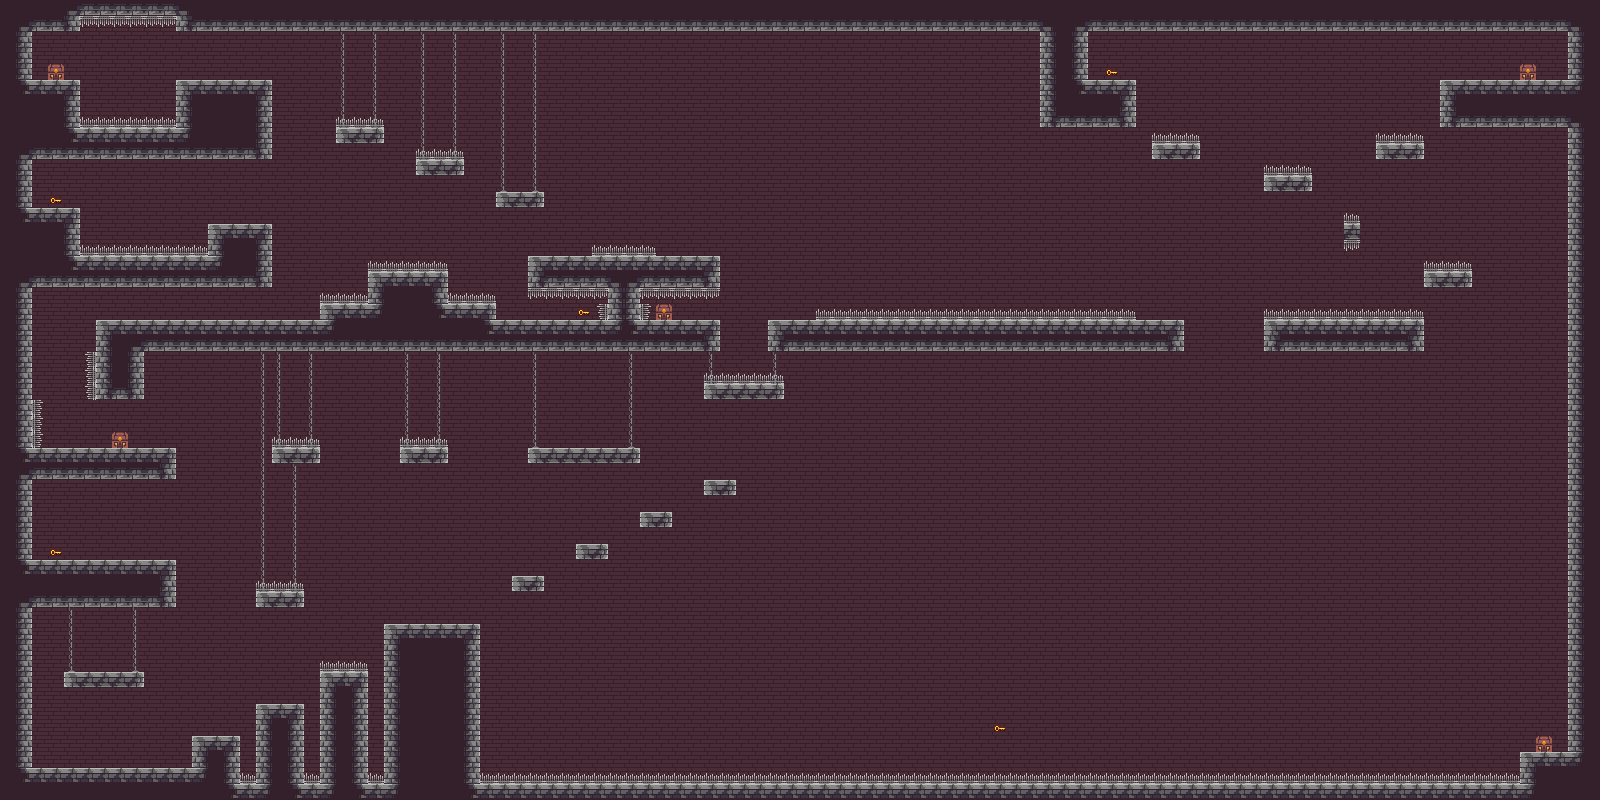

The image is a tile-based game level rendered from a .tmx file. Its description and source (layers, tilesets, objects; grid data summarised) follow:
An orthogonal 100x50 tile map with 16x16 px tiles, 3 tile layers (Background, Graphics, Chains) and 107 objects.

<map version="1.5" tiledversion="1.7.2" orientation="orthogonal" renderorder="right-down" width="100" height="50" tilewidth="16" tileheight="16" infinite="0" nextlayerid="11" nextobjectid="190">
 <tileset firstgid="1" source="tileset.tsx" />
 <layer id="1" name="Background" width="100" height="50">
  <data>[5000 cells, 5000 non-empty, 1 distinct tile ids]</data>
 </layer>
 <layer id="2" name="Graphics" width="100" height="50">
  <data>[5000 cells, 1265 non-empty, 27 distinct tile ids]</data>
 </layer>
 <objectgroup id="3" name="Ground">
  <object id="20" x="0" y="768" width="240" height="32" />
  <object id="21" x="192" y="736" width="48" height="32" />
  <object id="22" x="256" y="704" width="48" height="95.6667" />
  <object id="23" x="320" y="672" width="48" height="128" />
  <object id="24" x="384" y="624" width="96" height="176.333" />
  <object id="25" x="32" y="560" width="144" height="48" />
  <object id="26" x="0" y="0" width="32" height="768" />
  <object id="27" x="64" y="672" width="80" height="16" />
  <object id="32" x="256" y="592" width="48" height="16" />
  <object id="53" x="640" y="512" width="32" height="16" />
  <object id="54" x="576" y="544" width="32" height="16" />
  <object id="55" x="512" y="576" width="32" height="16" />
  <object id="56" x="272" y="448" width="48" height="16" />
  <object id="59" x="528" y="448" width="112" height="16" />
  <object id="60" x="400" y="448" width="48" height="16" />
  <object id="63" x="704" y="480" width="32" height="16" />
  <object id="65" x="32" y="80" width="48" height="80" />
  <object id="66" x="176" y="80" width="96" height="79.6667" />
  <object id="67" x="80" y="128" width="96" height="32" />
  <object id="85" x="32" y="0" width="48" height="32" />
  <object id="86" x="80" y="0" width="96" height="16" />
  <object id="87" x="176" y="0" width="1424" height="32" />
  <object id="93" x="32" y="208" width="48" height="80" />
  <object id="94" x="80" y="256" width="128" height="32" />
  <object id="95" x="208" y="224" width="64" height="64" />
  <object id="99" x="32" y="448" width="144" height="32" />
  <object id="116" x="96" y="320" width="624" height="32" />
  <object id="117" x="96" y="352" width="48" height="48" />
  <object id="118" x="320" y="304" width="48" height="16" />
  <object id="119" x="368" y="272" width="80" height="48" />
  <object id="124" x="448" y="304" width="48" height="16" />
  <object id="126" x="528" y="256" width="192" height="32" />
  <object id="127" x="608" y="288" width="32" height="32" />
  <object id="135" x="704" y="384" width="80" height="16" />
  <object id="137" x="480" y="784" width="1120" height="16" />
  <object id="143" x="768" y="320" width="416" height="32" />
  <object id="144" x="1264" y="320" width="160" height="32" />
  <object id="145" x="1424" y="272" width="48" height="16" />
  <object id="150" x="1040" y="32" width="48" height="96" />
  <object id="151" x="1088" y="80" width="48" height="48" />
  <object id="152" x="1152" y="144" width="48" height="16" />
  <object id="153" x="1264" y="176" width="48" height="16" />
  <object id="154" x="1376" y="144" width="48" height="16" />
  <object id="155" x="1344" y="224" width="16" height="16" />
  <object id="156" x="1440" y="80" width="128" height="48" />
  <object id="157" x="1568" y="32" width="32" height="752" />
  <object id="169" x="336" y="128" width="48" height="16" />
  <object id="170" x="416" y="160" width="48" height="16" />
  <object id="171" x="496" y="192" width="48" height="16" />
  <object id="178" x="240" y="784" width="16" height="16" />
  <object id="179" x="304" y="784" width="16" height="16" />
  <object id="180" x="368" y="784" width="16" height="16" />
  <object id="187" x="1520" y="752" width="48" height="32" />
 </objectgroup>
 <objectgroup id="5" name="Chests">
  <object id="16" x="112" y="432" width="16" height="16" />
  <object id="69" x="48" y="64" width="16" height="16" />
  <object id="134" x="656" y="304" width="16" height="16" />
  <object id="162" x="1520" y="64" width="16" height="16" />
  <object id="188" x="1536" y="736" width="16" height="16" />
 </objectgroup>
 <objectgroup id="4" name="Spikes">
  <object id="8" x="321.818" y="660.818" width="44" height="11.0909" />
  <object id="34" x="257.909" y="581" width="43.9943" height="11" />
  <object id="58" x="273.875" y="437.25" width="43" height="10.5" />
  <object id="61" x="401.909" y="437" width="43.0909" height="10.9091" />
  <object id="70" x="80" y="117.25" width="96.25" height="10.75" />
  <object id="88" x="80" y="16" width="95.75" height="11.125" />
  <object id="96" x="80" y="245" width="127.818" height="11" />
  <object id="103" x="32" y="400" width="11" height="48" />
  <object id="104" x="84.9091" y="352" width="11.0909" height="48" />
  <object id="120" x="368.091" y="261" width="79.9091" height="11" />
  <object id="121" x="448" y="293" width="45.9091" height="11" />
  <object id="125" x="321.818" y="293" width="46.1818" height="11" />
  <object id="128" x="529.909" y="288" width="76.1818" height="11.125" />
  <object id="129" x="597" y="304" width="11" height="16" />
  <object id="132" x="640" y="288" width="76.4318" height="11.125" />
  <object id="133" x="640" y="304" width="11" height="16" />
  <object id="136" x="704" y="372.75" width="80" height="11.25" />
  <object id="141" x="480" y="772.875" width="1040" height="11.125" />
  <object id="148" x="1264" y="308.875" width="160" height="11.125" />
  <object id="149" x="1424" y="260.75" width="48" height="11.25" />
  <object id="158" x="1152" y="133" width="48" height="11" />
  <object id="159" x="1264" y="164.875" width="48" height="11.125" />
  <object id="160" x="1376" y="133" width="48" height="11" />
  <object id="163" x="1344" y="213" width="16" height="11" />
  <object id="173" x="416" y="148.909" width="48" height="11.0909" />
  <object id="174" x="336" y="117.091" width="48" height="10.9091" />
  <object id="176" x="592" y="244.818" width="64" height="11.1818" />
  <object id="177" x="816" y="309.161" width="320" height="10.5868" />
  <object id="181" x="368" y="772.909" width="16" height="11.0909" />
  <object id="182" x="304" y="772.909" width="16" height="11.0909" />
  <object id="183" x="240" y="773.091" width="16" height="10.9091" />
  <object id="184" x="1344" y="240" width="16" height="10.875" />
 </objectgroup>
 <objectgroup id="7" name="Keys">
  <object id="41" x="48" y="544" width="16" height="16" />
  <object id="97" x="48" y="192" width="16" height="16" />
  <object id="130" x="576" y="304" width="16" height="16" />
  <object id="161" x="1104" y="64" width="16" height="16" />
  <object id="189" x="992" y="720" width="16" height="16" />
 </objectgroup>
 <objectgroup id="9" name="Checkpoints">
  <object id="89" x="240" y="32" width="32" height="48" />
  <object id="90" x="80" y="736" width="32" height="32" />
  <object id="91" x="416" y="592" width="32" height="32" />
  <object id="92" x="560" y="416" width="48" height="32" />
  <object id="98" x="240" y="160" width="32" height="64" />
  <object id="122" x="128" y="400" width="48" height="48" />
  <object id="123" x="96" y="288" width="32" height="32" />
  <object id="164" x="240" y="288" width="32" height="32" />
  <object id="165" x="544" y="224" width="32" height="32" />
  <object id="166" x="1152" y="288" width="32" height="32" />
  <object id="167" x="768" y="288" width="32" height="32" />
  <object id="175" x="672" y="224" width="32" height="32" />
 </objectgroup>
 <layer id="10" name="Chains" width="100" height="50">
  <data>[5000 cells, 119 non-empty, 2 distinct tile ids]</data>
 </layer>
</map>
